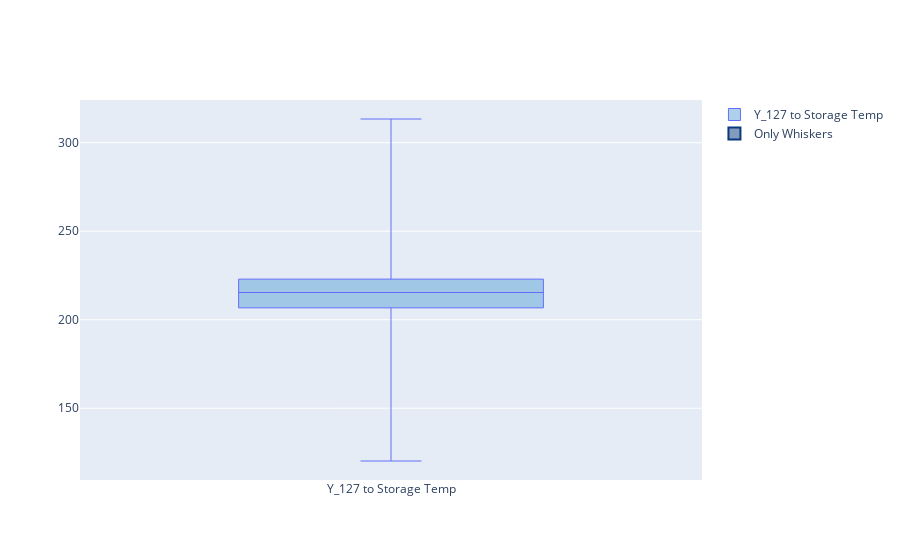

Notebook code for this chart:
### Code cell
fig.add_trace(go.Box(
    y=[y127ST],
    name="Only Whiskers",
    boxpoints="all", # no data points
    marker_color='rgb(9,56,125)',
    line_color='rgb(9,56,125)'
))

### Figure 1 — Plotly figure (JSON) as saved in the notebook; plotly's stock layout.template omitted (floating-point values rounded to 4 significant figures; data arrays with more than 128 entries replaced by an {"elided": "..."} marker saying what was removed)
{"data": [{"boxpoints": false, "fillcolor": "rgba(93, 164, 214, 0.5)", "jitter": 0.5, "line": {"width": 1}, "marker": {"size": 2}, "name": "Y_127 to Storage Temp", "type": "box", "whiskerwidth": 0.2, "y": {"elided": "3264 float values"}}, {"boxpoints": "all", "line": {"color": "rgb(9,56,125)"}, "marker": {"color": "rgb(9,56,125)"}, "name": "Only Whiskers", "type": "box", "y": {"elided": "1x3264 float values"}}], "layout": {}}
